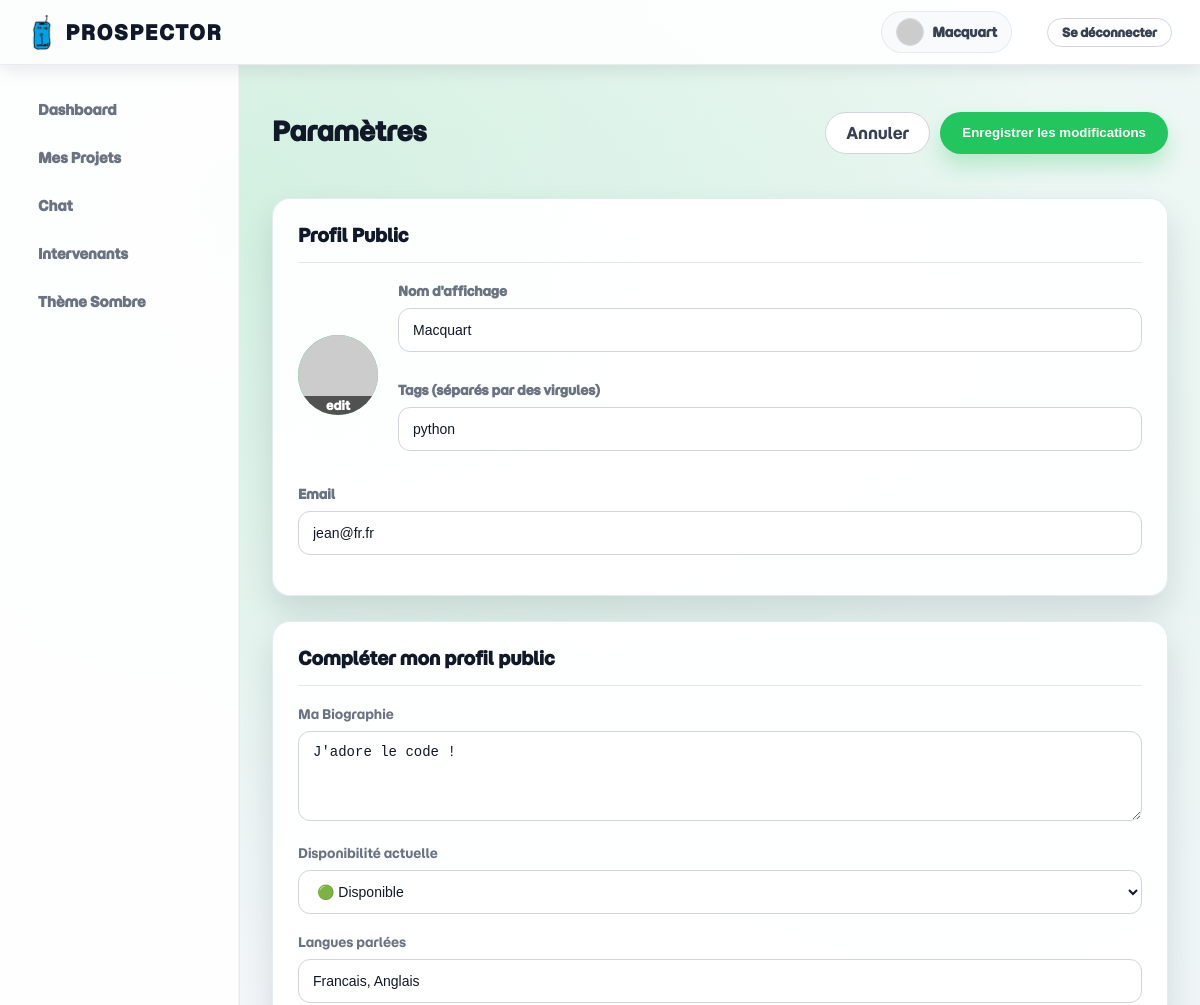
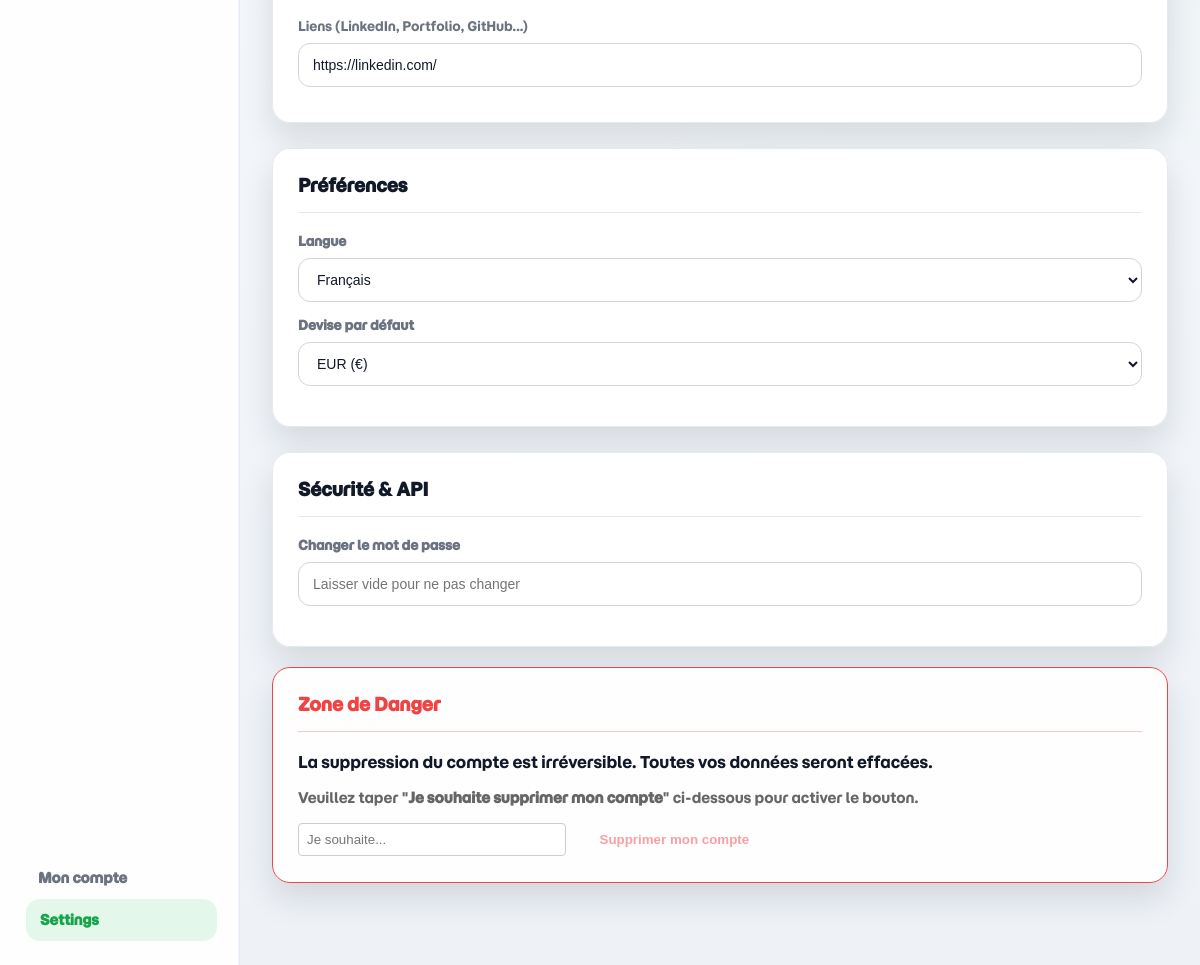
/settings (signed in), run on the app's committed database (2 pictures, top to bottom).
### tables this page shows
CREATE TABLE utilisateurs (
            id INTEGER PRIMARY KEY AUTOINCREMENT,
            nom TEXT NOT NULL,
            email TEXT NOT NULL UNIQUE,
            password TEXT NOT NULL,
            tags TEXT,
            autorisations INTEGER DEFAULT 1,
            avatar TEXT,
            valide INTEGER DEFAULT 0,
            bio TEXT,
            disponibilite TEXT DEFAULT 'Disponible', 
            langues TEXT, 
            liens TEXT
        );

### main.py (the view, shortened to what this page needs)
@app.route('/settings', methods=['GET', 'POST'])
@login_required
def settings():
    conn = sqlite3.connect(DATABASE)
    cursor = conn.cursor()
    cursor.execute("PRAGMA table_info(utilisateurs)")
    cols = [col[1] for col in cursor.fetchall()]
    if 'avatar' not in cols:
        cursor.execute("ALTER TABLE utilisateurs ADD COLUMN avatar TEXT")
        conn.commit()
    user = get_user_data_full_tuple(current_user.email)
    if user:
        utilisateur_liste = list(user)
        if utilisateur_liste[4] is None:
            utilisateur_liste[4] = ""
        return render_template('settings.html',
                               active_page='settings',
                               user=utilisateur_liste,
                               avatar_url=user[6])
    return redirect(url_for('login'))

### main.py (called while the page is built)
@login_manager.user_loader
def load_user(user_id):
    conn = sqlite3.connect(DATABASE)
    cursor = conn.cursor()
    cursor.execute("SELECT id, nom, email, autorisations, tags FROM utilisateurs WHERE id = ?", (user_id,))
    row = cursor.fetchone()
    conn.close()
    if row:
        return User(id=row[0], nom=row[1], email=row[2], autorisations=row[3], tags=row[4])
    return None

def get_avatar(email, size=80, default='identicon', rating='g'):
    avatar_custom = None
    try:
        with sqlite3.connect(DATABASE) as conn:
            cursor = conn.cursor()
            cursor.execute("SELECT avatar FROM utilisateurs WHERE email = ?", (email,))
            row = cursor.fetchone()
            if row and row[0]:
                avatar_custom = row[0]
    except Exception:
        pass
    if avatar_custom:
        return url_for('static', filename=f'img/{avatar_custom}')
    email_clean = email.strip().lower()
    email_hash = hashlib.sha256(email_clean.encode('utf-8')).hexdigest()
    query_params = urlencode({
        's': str(size),
        'd': default,
        'r': rating
    })
    return f"https://www.gravatar.com/avatar/{email_hash}?{query_params}"

def get_user_data_full_tuple(email):
    conn = sqlite3.connect(DATABASE)
    cursor = conn.cursor()
    cursor.execute("""
        SELECT id, nom, email, password, tags, autorisations, bio, disponibilite, langues, liens, avatar
        FROM utilisateurs WHERE email = ?
    """, (email,))
    row = cursor.fetchone()
    conn.close()
    if row:
        user_list = list(row)
        url_avatar = get_avatar(user_list[2])
        user_list.insert(6, url_avatar)
        return tuple(user_list)
    return None

### templates/settings.html (shortened to what this page needs)
{% extends "base_dash.html" %}
{% block content %}
    <div class="settings-container">
        <form method="POST" action="{{ url_for('settings') }}" enctype="multipart/form-data">
            <div class="page-header">
                <h1>Paramètres</h1>
                <div class="header-actions">
                    <a href="{{ url_for('compte') }}" class="btn-secondary" style="text-decoration: none; display: inline-flex; align-items: center;">
                        Annuler
                    </a>
                    <button type="submit" class="btn-primary">Enregistrer les modifications</button>
                </div>
            </div>
            <div class="settings-grid">
                <div class="settings-card">
                    <h3>Profil Public</h3>
                    <div class="profile-edit-section">
                        <div class="avatar-large-edit" onclick="document.getElementById('avatar-upload').click();" style="position: relative; cursor: pointer;" title="Cliquez pour changer">
                            <img src="{{ avatar_url }}" alt="User Avatar" class="avatar-image" style="width: 100%; height: 100%; object-fit: cover;">
                            <div style="position: absolute; bottom: 0; width: 100%; background: rgba(0,0,0,0.6); color: white; font-size: 12px; text-align: center; padding: 2px;">
                                edit
                            </div>
                        </div>
                        <div class="profile-text-inputs">
                            <div class="form-group">
                                <label>Nom d'affichage</label>
                                <input type="text" name="nom" class="form-input" value="{{ user[1] }}">
                            </div>
                            <div class="form-group">
                                <label>Tags (séparés par des virgules)</label>
                                <input type="text" name="tags" class="form-input" value="{{ user[4] if user[4] else '' }}" placeholder="Python, CSS, Flask...">
                            </div>
                        </div>
                    </div>
                    <div class="form-group">
                        <label>Email</label>
                        <input type="email" name="email" class="form-input" value="{{ user[2] }}">
                    </div>
                </div>
            <div class="settings-card">
                <h3 style="margin-bottom: 20px;"> Compléter mon profil public</h3>
                <div class="form-group" style="margin-bottom: 20px;">
                    <label style="display: block; margin-bottom: 8px; font-weight: 500;">Ma Biographie</label>
                    <textarea name="bio" class="form-input" rows="4"
                            placeholder="Décrivez votre parcours...">{{ user[7] if user[7] }}</textarea>
                </div>
                <div class="form-group" style="margin-bottom: 20px;">
                    <label style="display: block; margin-bottom: 8px; font-weight: 500;">Disponibilité actuelle</label>
                    <select name="disponibilite" class="form-input">
                        <option value="Disponible" {% if user[8] == 'Disponible' %}selected{% endif %}>🟢 Disponible</option>
                    </select>
                </div>
                <div class="form-group" style="margin-bottom: 20px;">
                    <label style="display: block; margin-bottom: 8px; font-weight: 500;">Langues parlées</label>
                    <input type="text" name="langues" class="form-input"
                        value="{{ user[9] if user[9] }}" placeholder="Ex: Français, Anglais (C1)">
                </div>
                <div class="form-group" style="margin-bottom: 10px;">
                    <label style="display: block; margin-bottom: 8px; font-weight: 500;">Liens (LinkedIn, Portfolio, GitHub...)</label>
                    <input type="text" name="liens" class="form-input"
                        value="{{ user[10] if user[10] }}" placeholder="Séparez les URLs par des virgules">
                </div>
            </div>
                <div class="settings-card">
                    <h3>Préférences</h3>
                    <div class="form-group">
                        <label>Langue</label>
                        <select name="langue" class="form-input">
                            <option value="Français" {% if session.get('langue') == 'Français' %}selected{% endif %}>Français</option>
                        </select>
                    </div>
                    <div class="form-group">
                        <label>Devise par défaut</label>
                        <select name="devise" class="form-input">
                            <option value="EUR" {% if session.get('devise') == 'EUR' %}selected{% endif %}>EUR (€)</option>
                        </select>
                    </div>
                </div>
                <div class="settings-card">
                    <h3>Sécurité & API</h3>
                    <div class="form-group">
                        <label>Changer le mot de passe</label>
                        <input type="password" name="new_password" class="form-input" placeholder="Laisser vide pour ne pas changer">
                    </div>
                </div>
            </div> </form>
        <div class="settings-grid" style="margin-top: 20px;"> <div class="settings-card danger-zone">
                <h3>Zone de Danger</h3>
                <p>La suppression du compte est irréversible. Toutes vos données seront effacées.</p>
                <p style="font-size: 0.9em; color: #666;">Veuillez taper "<strong>Je souhaite supprimer mon compte</strong>" ci-dessous pour activer le bouton.</p>
                <form action="{{ url_for('delete_account') }}" method="POST">
                    <input type="text"
                        name="verification"
                        id="input-check-delete"
                        placeholder="Je souhaite..."
                        style="padding: 8px; border: 1px solid #ccc; border-radius: 4px; margin-right: 10px; width: 250px;"
                        autocomplete="off"
                        required>
                    <button type="submit" class="btn-danger" id="btn-delete-real" disabled style="opacity: 0.5; cursor: not-allowed;">
                        Supprimer mon compte
                    </button>
                </form>
            </div>
        </div>
    </div>
{% endblock %}

### templates/base_dash.html (shortened to what this page needs)
<!DOCTYPE html>
<html lang="fr">
<head>
    <link rel="stylesheet" href="{{ url_for('static', filename='css/db_style.css') }}">
</head>
<body class="app-body">
    <nav id="navbar" class="navbar">
        <div class="navbar-inner">
            <div class="navbar-left">
<a href="{{ url_for('dashboard') }}" class="navbar-brand" style="display: flex; align-items: center; gap: 10px;">
    <img src="{{ url_for('static', filename='img/logo.png') }}"
         alt="Logo"
         class="main_title"> Prospector
</a>
            </div>
            <div class="navbar-right">
                {% if current_user.email %}
                    <a class="navbar-link-profile" href="{{ url_for('compte') }}">
                        <img src="{{ current_user.gravatar_url }}" class="avatar-mini-nav" alt="Avatar">
                        <span>{{ current_user.nom }}</span>
                    </a>
                    <a class="navbar-link btn-logout" href="{{ url_for('logout') }}">Se déconnecter</a>
                {% endif %}
            </div>
        </div>
    </nav>
    <div class="dashboard-wrapper">
        <nav class="sidebar">
            <a href="{{ url_for('dashboard') }}" class="menu-item {% if active_page == 'dashboard' %}active{% endif %}">
                Dashboard
            </a>
            <a href="{{ url_for('projects') }}" class="menu-item {% if active_page == 'projects' %}active{% endif %}">
                Mes Projets
            </a>
            <a href="{{ url_for('chat') }}" class="menu-item {% if active_page == 'chat' %}active{% endif %}">
                Chat
            </a>
            {% if current_user.autorisations == 2 %}
            <a href="{{ url_for('intervenants') }}" class="menu-item {% if active_page == 'intervenants' %}active{% endif %}">
                Intervenants
            </a>
            {% endif %}
            <div class="menu-item" id="theme-toggle" onclick="toggleTheme()">Thème Sombre</div>
            <div class="bottom-menu">
                <a href="{{ url_for('compte') }}" class="menu-item {% if active_page == 'compte' %}active{% endif %}">Mon compte</a>
                <a href="{{ url_for('settings') }}" class="menu-item {% if active_page == 'settings' %}active{% endif %}">Settings</a>
            </div>
        </nav>
        <main class="main-content">
            {% block content %}{% endblock %}
        </main>
        </div>
</body>
</html>

### data on the page
utilisateurs: nom "Macquart", tags "python", email "jean@fr.fr", bio "J'adore le code !", disponibilite "🟢 Disponible", langues "Francais, Anglais", liens "https://linkedin.com/"
